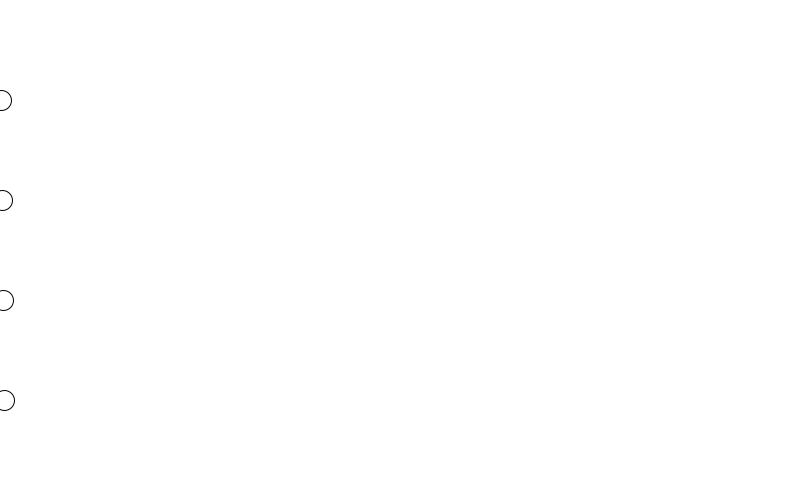
Frame 1 (no input)
Frame 60 (the mouse pressed at the canvas centre just before this capture): blank canvas, image omitted
Frame 120 (the mouse held since frame 60 and released just before this capture): blank canvas, image omitted

The Processing sketch that drew this single still picture (run headless with seeded random() and noise(); from frame 60 on, the mouse is pressed at the canvas centre):

// Processing sketch: Four_Balls_Challenge_OOPS
// ── Four_Balls_Challenge_OOPS.pde
 public static final int SCREEN_WIDTH = 800;
 public static final int SCREEN_HEIGHT = 500;

class Ball {
  float x;      
  float y;       
  int speed;     
 
  
  Ball(float y, int speed) {
    this.x = 0;       
    this.y = y;     
    this.speed = speed; 
  }
  
  void update() {
    x += speed;        
    if (x > SCREEN_WIDTH) { 
      x = 0;
    }
  }
  
  void display() {
    fill(255);
    ellipse(x, y, 20, 20); 
  }
}


Ball[] balls;

void settings() {
  size(SCREEN_WIDTH, SCREEN_HEIGHT); 
}

void setup() {
  balls = new Ball[4];
  
  balls[0] = new Ball(SCREEN_HEIGHT * 1 / 5.0, 1);
  balls[1] = new Ball(SCREEN_HEIGHT * 2 / 5.0, 2);
  balls[2] = new Ball(SCREEN_HEIGHT * 3 / 5.0, 3);
  balls[3] = new Ball(SCREEN_HEIGHT * 4 / 5.0, 4);
  
  background(0);
}

void draw() {
  background(#ffffff); 
  
  // Update and display all balls
  for (int i = 0; i < balls.length; i++) {
    balls[i].update();
    balls[i].display();
  }
}
